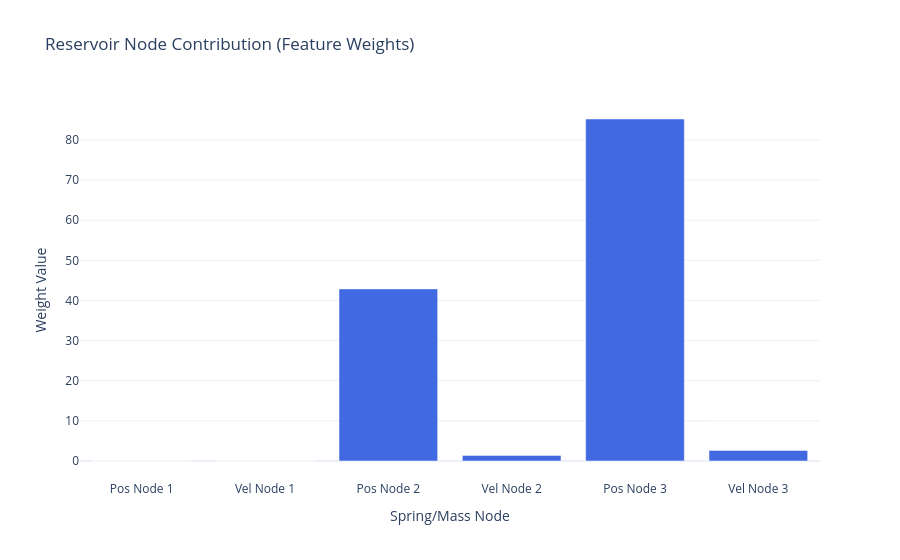
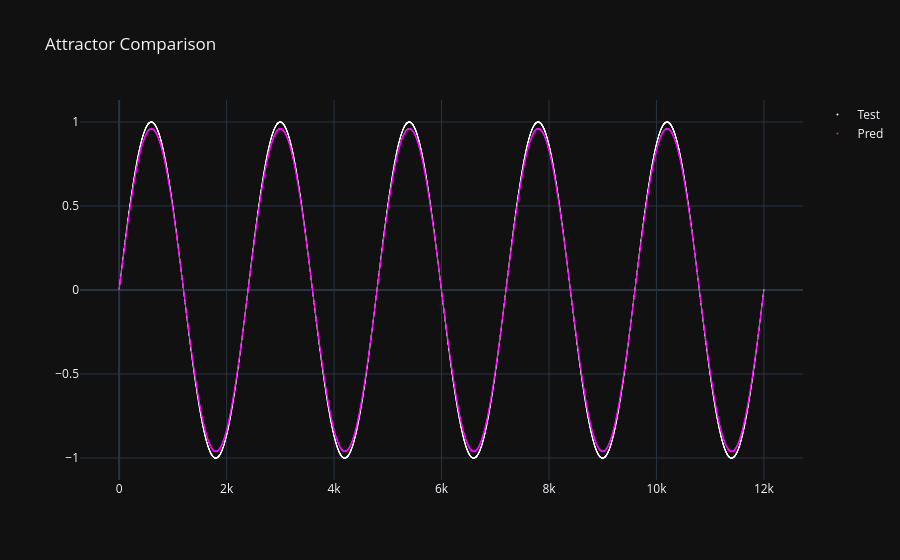
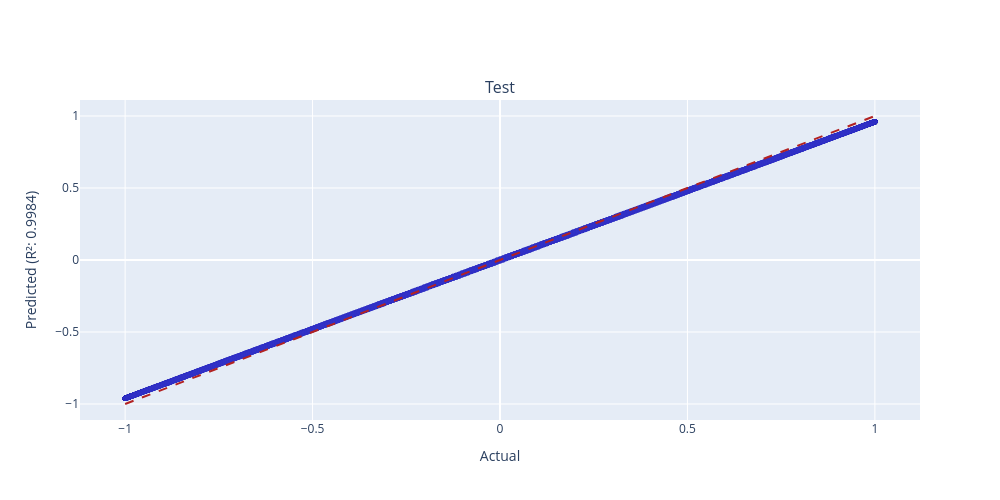

Notebook code cell kept with these figures, in order:
### Code cell
weight_plot(model.coef_).show()
scatter_plot([Y_test, Y_pred]).show()
r_2_plots_grid(Y_test, Y_pred, ["Test", "Pred"]).show()

### Figure 1 — Plotly figure (JSON) as saved in the notebook; plotly's stock layout.template omitted (floating-point values rounded to 4 significant figures)
{"data": [{"marker": {"color": ["royalblue", "firebrick", "royalblue", "royalblue", "royalblue", "royalblue"]}, "type": "bar", "x": ["Pos Node 1", "Vel Node 1", "Pos Node 2", "Vel Node 2", "Pos Node 3", "Vel Node 3"], "y": [0.0, -5.362e-16, 42.89, 1.399, 85.23, 2.644]}], "layout": {"title": {"text": "Reservoir Node Contribution (Feature Weights)"}, "xaxis": {"title": {"text": "Spring/Mass Node"}}, "yaxis": {"title": {"text": "Weight Value"}}}}

### Figure 2 — Plotly figure (JSON) as saved in the notebook; plotly's stock layout.template omitted (floating-point values rounded to 4 significant figures; data arrays with more than 128 entries replaced by an {"elided": "..."} marker saying what was removed)
{"data": [{"marker": {"color": "white", "size": 1}, "mode": "markers", "name": "Test", "type": "scatter", "x": {"elided": "12000 int values"}, "y": {"elided": "12000 float values"}}, {"marker": {"color": "magenta", "size": 1}, "mode": "markers", "name": "Pred", "type": "scatter", "x": {"elided": "12000 int values"}, "y": {"elided": "12000 float values"}}], "layout": {"title": {"text": "Attractor Comparison"}}}

### Figure 3 — Plotly figure (JSON) as saved in the notebook; plotly's stock layout.template omitted (floating-point values rounded to 4 significant figures; data arrays with more than 128 entries replaced by an {"elided": "..."} marker saying what was removed)
{"data": [{"marker": {"color": "rgba(50, 50, 200, 0.5)", "size": 5}, "mode": "markers", "name": "Data", "type": "scatter", "x": {"elided": "12000 float values"}, "xaxis": "x", "y": {"elided": "12000 float values"}, "yaxis": "y"}, {"line": {"color": "firebrick", "dash": "dash"}, "mode": "lines", "name": "Ideal", "type": "scatter", "x": [-1, 1], "xaxis": "x", "y": [-1, 1], "yaxis": "y"}], "layout": {"annotations": [{"font": {"size": 16}, "showarrow": false, "text": "Test", "x": 0.5, "xanchor": "center", "xref": "paper", "y": 1, "yanchor": "bottom", "yref": "paper"}], "height": 500, "showlegend": false, "width": 1000, "xaxis": {"anchor": "y", "domain": [0, 1], "title": {"text": "Actual"}}, "yaxis": {"anchor": "x", "domain": [0, 1], "title": {"text": "Predicted (R²: 0.9984)"}}}}
